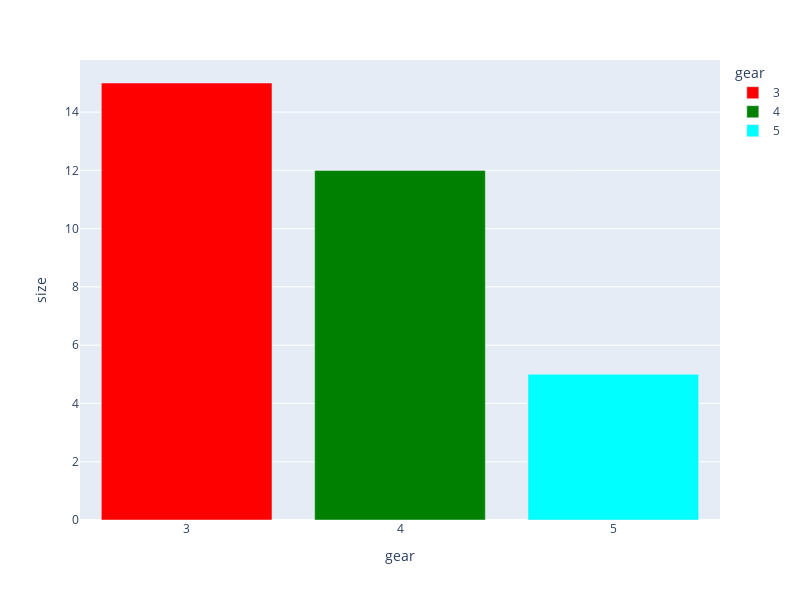

The notebook cell saved with this chart:
### Code cell
fig2 = px.bar(gearCount, x='gear', y='size', color='gear', color_discrete_map={'3': 'red','4': 'green', '5':'cyan'}, \
              width=800, height=600)
fig2.show()

### Figure 1 — Plotly figure (JSON) as saved in the notebook; plotly's stock layout.template omitted (floating-point values rounded to 4 significant figures)
{"data": [{"alignmentgroup": "True", "hovertemplate": "gear=%{x}<br>size=%{y}<extra></extra>", "legendgroup": "3", "marker": {"color": "red", "pattern": {"shape": ""}}, "name": "3", "offsetgroup": "3", "orientation": "v", "showlegend": true, "textposition": "auto", "type": "bar", "x": ["3"], "xaxis": "x", "y": [15], "yaxis": "y"}, {"alignmentgroup": "True", "hovertemplate": "gear=%{x}<br>size=%{y}<extra></extra>", "legendgroup": "4", "marker": {"color": "green", "pattern": {"shape": ""}}, "name": "4", "offsetgroup": "4", "orientation": "v", "showlegend": true, "textposition": "auto", "type": "bar", "x": ["4"], "xaxis": "x", "y": [12], "yaxis": "y"}, {"alignmentgroup": "True", "hovertemplate": "gear=%{x}<br>size=%{y}<extra></extra>", "legendgroup": "5", "marker": {"color": "cyan", "pattern": {"shape": ""}}, "name": "5", "offsetgroup": "5", "orientation": "v", "showlegend": true, "textposition": "auto", "type": "bar", "x": ["5"], "xaxis": "x", "y": [5], "yaxis": "y"}], "layout": {"barmode": "relative", "height": 600, "legend": {"title": {"text": "gear"}, "tracegroupgap": 0}, "margin": {"t": 60}, "width": 800, "xaxis": {"anchor": "y", "autorange": true, "categoryarray": ["3", "4", "5"], "categoryorder": "array", "domain": [0, 1], "range": [-0.5, 2.5], "title": {"text": "gear"}, "type": "category"}, "yaxis": {"anchor": "x", "autorange": true, "domain": [0, 1], "range": [0, 15.79], "title": {"text": "size"}, "type": "linear"}}}
